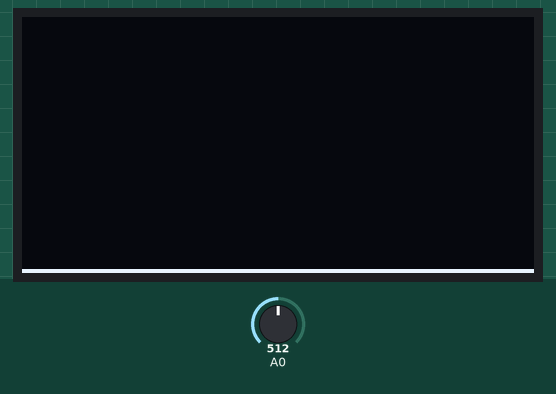
This sketch was run on a simulated Arduino Uno, built with avr-gcc and run on an emulated ATmega328P. Shown: 128×64 one-colour display. The inputs (shaded band) are chosen by the test bench; at power-on: A0 = 512.

Above: at 1.2 s.
1.3 s: A0 set to 716
At 1.93 s:
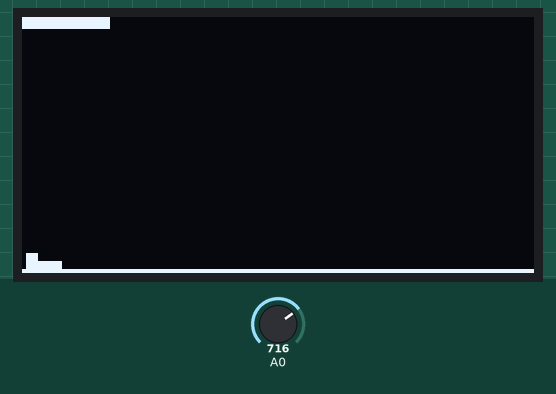
Timing chart, 0 to 4.3 s (numbered marks = the images above; inputs shaded):
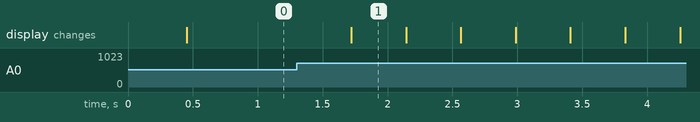

The sketch:

spectrum003.ino
```cpp
#include "fix_fft.h"                                  // library to perfom the fixed-point in-place Fast Fourier Transform
#include <Wire.h>                                     // I2C library for OLED
#include <Adafruit_GFX.h>                             // graphics library for OLED
#include <Adafruit_SSD1306.h>                         // OLED driver

#define OLED_RESET 4
Adafruit_SSD1306 display(OLED_RESET);

const int FFT_N =256;
char im[FFT_N], data[FFT_N];                          // variables for the FFT
char x = 0, ylim = 60;
int i = 0, val,fall;
int dropMax = 0;
int curMax;

void setup()
{

  display.begin(SSD1306_SWITCHCAPVCC,0x3C);
  display.setTextSize(1);
  display.setTextColor(WHITE);
  display.clearDisplay();
  analogReference(DEFAULT);
};

void loop()
{
  int mini=1024, maxi=0;
  for (i = 0; i < FFT_N; i++) {
    val = analogRead(A0);
    data[i] = val / 4 - 128;

    im[i] = 0;
    if(val>maxi) maxi=val;
    if(val<mini) mini=val;
    //if(fall<mini) mini=fall;
  };

  fix_fft(data, im, 8, 0);


  display.clearDisplay();

  for (i = 1; i < FFT_N/2; i++) {
    int dat = sqrt(data[i] * data[i] + im[i] * im[i]);              //filter out noise and hum
    dat = (2-dat/60)*dat;
    display.drawLine(0,63,128,63,WHITE);
    display.fillRect(i + x, ylim-dat+5, 2, 63-ylim+dat, WHITE);
  };
  display.setCursor(0,0);
  curMax=(dropMax+2*min((maxi-mini)/4-12,128))/3;
  display.fillRect(0,0,curMax,3,WHITE);
  if (dropMax>curMax+4) {
    dropMax=dropMax-3;
    display.fillRect(dropMax-4,0,3,3,WHITE);
  } else {
    dropMax=curMax;
  }
  display.display();
};
```

Measured:
- after the input at 1.3 s, the display: changes after 0.42 s (image 1)
- what the display in image 1 shows lasts 0.4 s, from 1.7 s to 2.1 s
